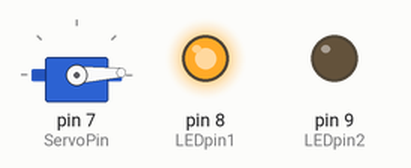
Simulated run of this sketch. Board: Arduino Uno, built with avr-gcc and run on an emulated ATmega328P. Shown: servo, output pins drawn as LEDs (lit = HIGH).

Above: at 0.05 s.
At 0.7 s:
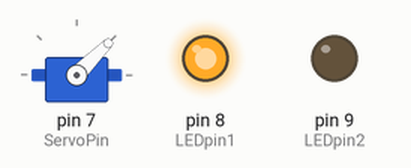
At 1.35 s:
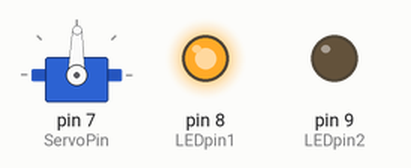
At 2.7 s:
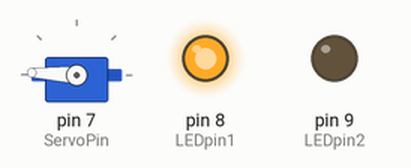
At 4.05 s:
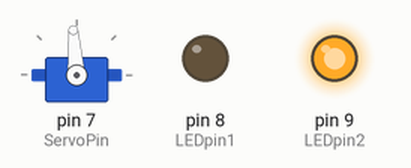
At 5.4 s:
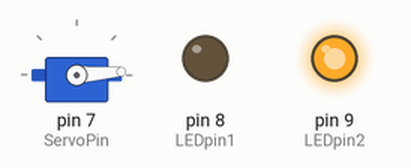
Timing chart, 0 to 7.1 s (numbered marks = the images above):
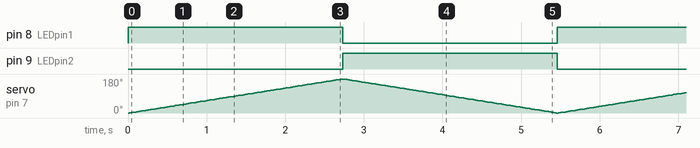

The sketch:

_03_LEDs.ino
```cpp
// We're going to include a single library to control the PWM output to the servo
#include <Servo.h>

// Now that we have the library, we need to create an object from that library
Servo myservo;

// Let's setup our constants:
#define ServoPin 7      // This is the pin to which the servo data line is connected
#define ServoSpeed 15   // This is the speed at which the servo will turn (lower value = faster)
#define maxPWM 180      // This is the maximum PWM value that can be sent to the servo
#define minPWM 0        // This is the minimum PWM value that can be sent to the servo
#define LEDpin1 8       // LED 1
#define LEDpin2 9       // LED 2

// We want a variable that will store the current PWM value that indicates the servo's position
int servoVal = 0;    // variable to store the servo position

void setup()
{
  // Configures the object "myservo" to use the data pin defined in "ServoPin"
  myservo.attach(ServoPin);

  // Setting the mode for the pin to which LED1 is connected
  pinMode(LEDpin1, OUTPUT);

  // Setting the mode for the pin to which LED2 is connected
  pinMode(LEDpin2, OUTPUT);
}

void loop()
{
  for (servoVal = minPWM; servoVal <= maxPWM;)
  {
    digitalWrite(LEDpin1, HIGH);
    digitalWrite(LEDpin2, LOW);
    myservo.write(servoVal);              // sends the PWM value to the servo that will turn it to the degree position in ServoVal
    servoVal = servoVal+1;                // advance the counter
    delay(ServoSpeed);                    // wait for as many ms as are defined in "ServoSpeed"
  }


  for (servoVal = maxPWM; servoVal >= minPWM;)
  {
    digitalWrite(LEDpin1, LOW);
    digitalWrite(LEDpin2, HIGH);
    myservo.write(servoVal);              // sends the PWM value to the servo that will turn it to the degree position in ServoVal
    servoVal = servoVal - 1;              // decrement the counter
    delay(ServoSpeed);                    // wait for as many ms as are defined in "ServoSpeed"
  }
}
```

Measured:
- by itself, pin 8 (LEDpin1), pin 9 (LEDpin2): alternates HIGH for 2.7 s and LOW for 2.7 s
